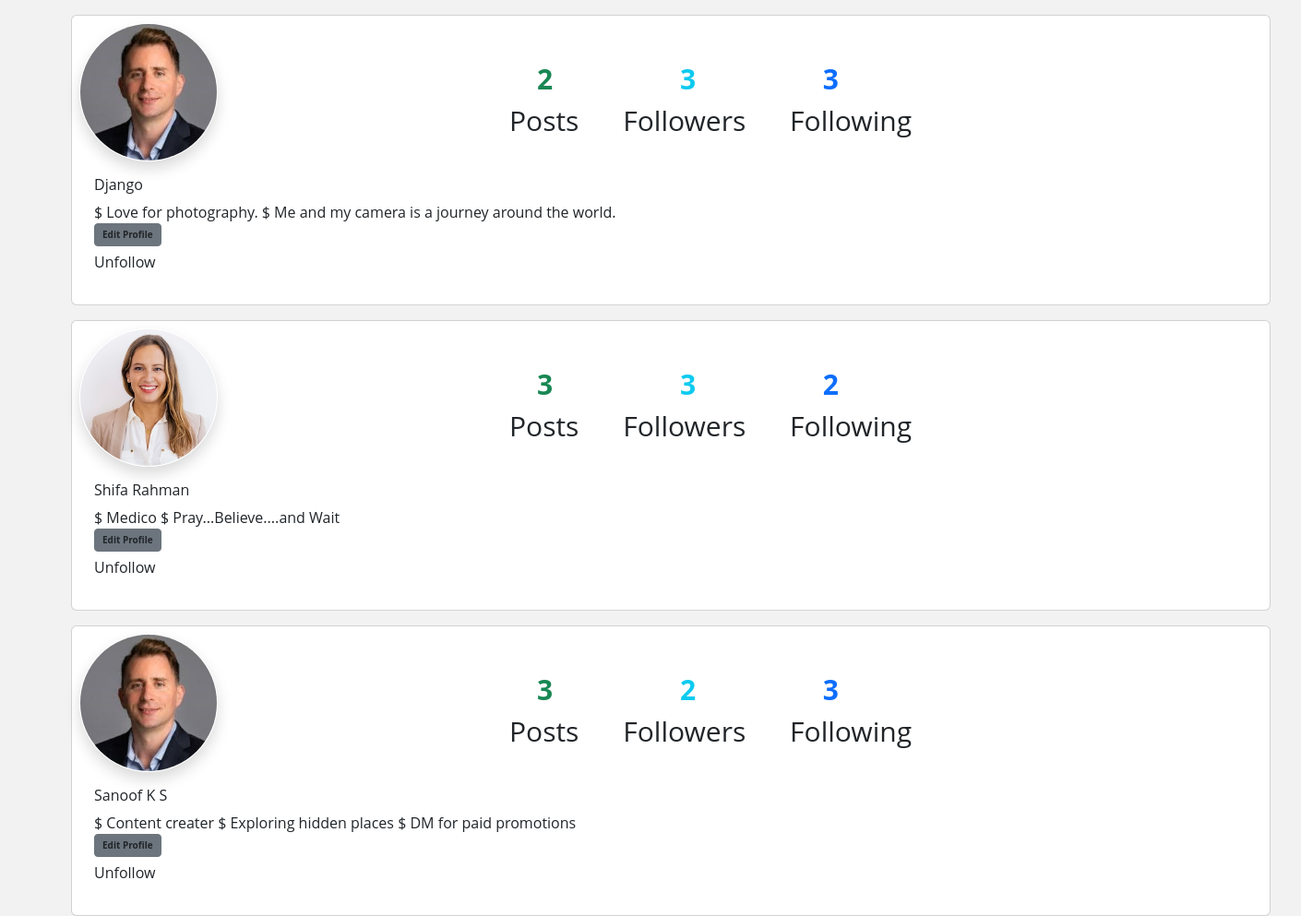
Screenshot of /profiles/all/ (signed in) with the database file from the repository.
### blog/models.py (models this page shows, shortened)
class UserProfile(models.Model):
    user = models.OneToOneField(User, on_delete=models.CASCADE, related_name="profile")
    profile_pic = models.ImageField(upload_to="profile_pics",default="static/images/profilepic.png",null=True,blank=True)
    name = models.CharField(max_length=100, null=True)
    bio = models.TextField(max_length=250, blank=True)
    address = models.CharField(max_length=200, null=True)
    phone = models.CharField(max_length=20, null=True)
    dob = models.DateField(null=True)
    created_date = models.DateTimeField(auto_now_add=True)
    updated_date = models.DateTimeField(auto_now=True)
    is_active = models.BooleanField(default=True)
    following = models.ManyToManyField("self", related_name="followed_by", null=True, symmetrical=False)
    block = models.ManyToManyField("self", related_name="blocked", symmetrical=False, null=True)

### blog/views.py (the view)
# urls.py: path("profiles/all/", views.ProfileListView.as_view(), name="profile-list"),
@method_decorator(decs, name='dispatch')
class ProfileListView(View):
    def get(self, request, *args, **kwargs):
        qs = UserProfile.objects.all().exclude(user=request.user)
        return render(request, "profile_list.html", {"data":qs})

### blog/templates/profile_list.html (shortened to what this page needs)
<!DOCTYPE html>
{%load static%}
<html lang="en">
<head>
  <link href="https://cdn.jsdelivr.net/npm/bootstrap@5.3.3/dist/css/bootstrap.min.css" rel="stylesheet"
>
    <script src="https://cdn.tailwindcss.com"></script>
</head>
<body>
  {%for p in data%}
  <div class="container">
  <div class="card mt-3 p-2" style="width: 1300px; height: 315px;">
    {%if p.profile_pic%}
    <img src="{{p.profile_pic.url}}" class="card-img-top shadow border border-white" style="border-radius: 600px; height: 150px; width: 150px;"
      alt="...">
    {%else%}
    <img src="{%static 'images/profilepic.png'%}" class="card-img-top shadow border border-white" style="border-radius: 600px; height: 150px; width: 150px;"
    alt="...">
    {%endif%}
    <div class="card-body">
      <h5 class="card-title">{{p.name}}</h5>
      <p class="card-text">{{p.bio}}</p>
      <a href="{%url 'profile-update' p.id%}" class="btn btn-secondary text-dark fw-bold btn-sm" id="button1">Edit Profile</a>
      <form action="{%url 'follow' p.id%}" method="post">
        {%if p in request.user.profile.following.all%}
            <button type="submit" name="action" value="unfollow">Unfollow</button>
        {%else%}
            <button type="submit" name="action" value="follow">Follow</button>
        {%endif%}
      </form>
    </div>
   <div class="count-container">
    <ul class="list-group list-group-flush">
      <li class="list-group-item">
        <span id="countspace" class="fw-bold text-success"> {{p.user.userpost.all.count}}</span>
        <span id="countspace" class="fw-bold text-info"> {{p.followed_by.count}}</span>
        <span id="countspace"class="fw-bold text-primary"> {{p.following.count}}</span> <br>
        <span id="countspace2">Posts</span>
        <span id="countspace2">Followers</span>
        <span id="countspace2">Following</span>
      </li>
    </ul>
  </div>
  </div>
  </div>
  {%endfor%}
</body>
</html>

### blog/templates/profile_list.html (style rules this page uses)
.count-container { position: absolute; padding-left: 500px; padding-top: 30px; font-size: 30px; }
#countspace { margin-right: 150px; margin-left: -20px }
#countspace2 { margin-right: 90px; margin-left: -50px; }
#button1 { font-size: 10px; margin-bottom: 5px; }
body { background: #f2f2f2; font-family: 'Open Sans', sans-serif; }

### rows the page displays
UserProfile: profile_pic (picture), name "Django", bio "$ Love for photography. $ Me and my camera is a journey around the world.", shows "Unfollow", user.userpost.all.count "2", followed_by.count "3", following.count "3"
UserProfile: profile_pic (picture), name "Shifa Rahman", bio "$ Medico $ Pray...Believe....and Wait", shows "Unfollow", user.userpost.all.count "3", followed_by.count "3", following.count "2"
UserProfile: profile_pic (picture), name "Sanoof K S", bio "$ Content creater $ Exploring hidden places $ DM for paid promotions", shows "Unfollow", user.userpost.all.count "3", followed_by.count "2", following.count "3"
